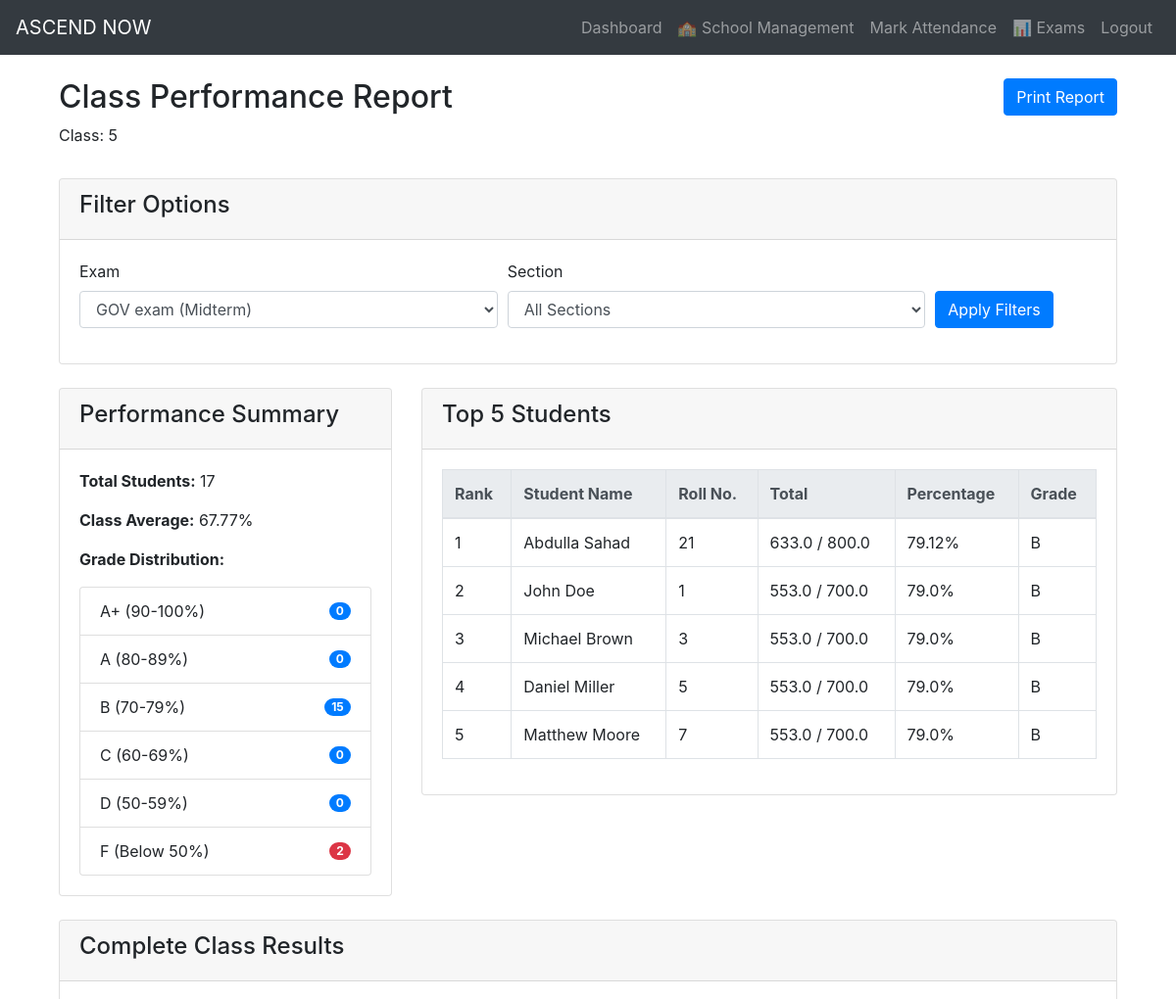
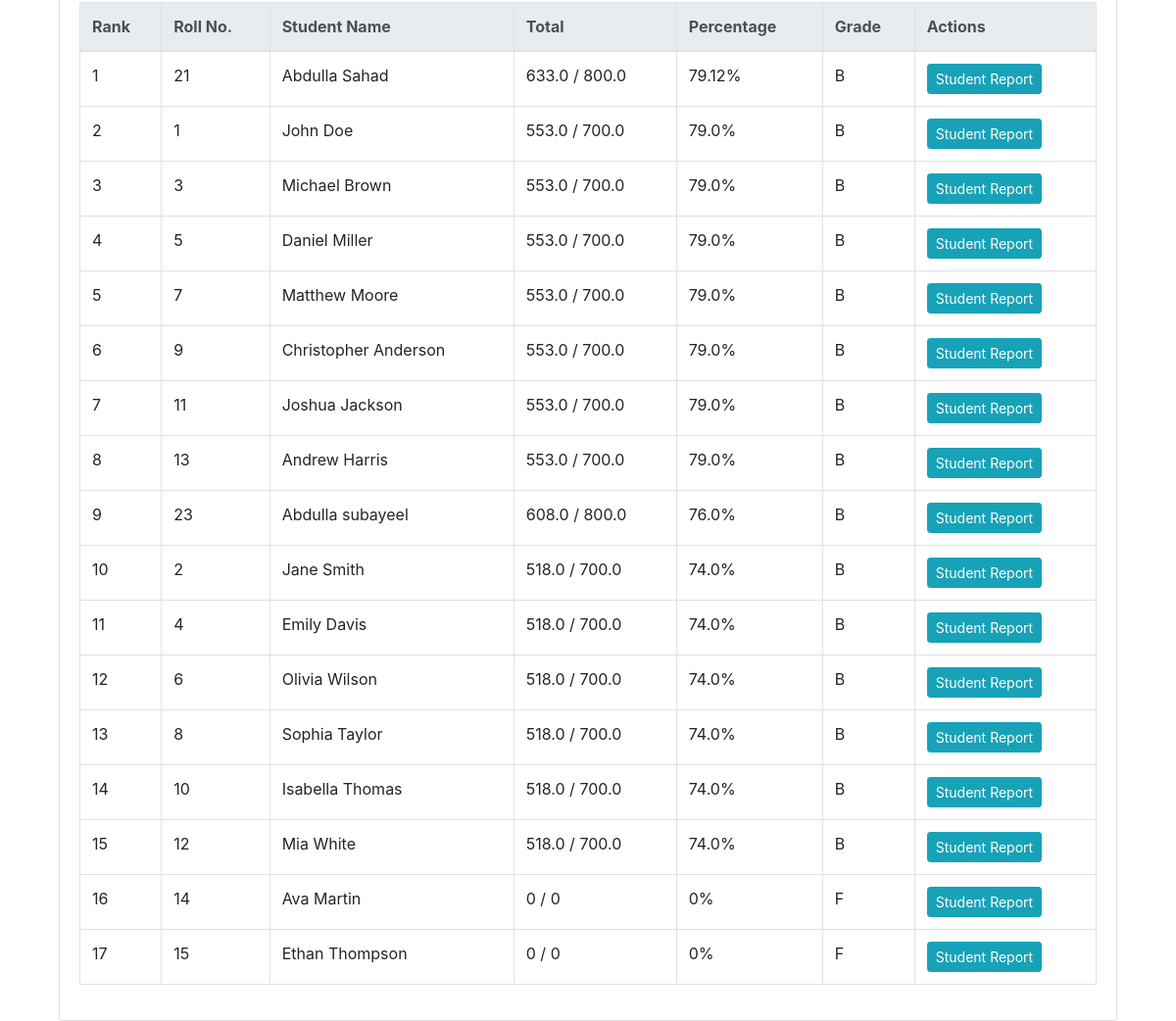
Screenshot of /marks/class_report/1?exam_id=1 (signed in) with the database file from the repository (2 pictures, top to bottom).
### dashboard/models.py (models this page shows)
class Class(db.Model):
    id = db.Column(db.Integer, primary_key=True)
    school_id = db.Column(db.Integer, db.ForeignKey('school.id'), nullable=False)
    class_name = db.Column(db.String(10), nullable=False)
    sections = db.relationship('Section', backref='class', lazy=True)
    subjects = db.relationship('Subject', backref='class', lazy=True)
    exams = db.relationship('Exam', backref='class', lazy=True)
    students = db.relationship('Student', backref='class', lazy=True)

class Student(db.Model):
    id = db.Column(db.Integer, primary_key=True)
    school_id = db.Column(db.Integer, db.ForeignKey('school.id'), nullable=False)
    class_id = db.Column(db.Integer, db.ForeignKey('class.id'), nullable=False)
    section_id = db.Column(db.Integer, db.ForeignKey('section.id'), nullable=False)
    first_name = db.Column(db.String(100), nullable=False)
    last_name = db.Column(db.String(100), nullable=False)
    dob = db.Column(db.Date, nullable=False)
    gender = db.Column(db.Enum('Male', 'Female', 'Other', name="gender_types"), nullable=False)
    admission_number = db.Column(db.String(50), unique=True, nullable=False)
    roll_number = db.Column(db.String(50), nullable=False)
    parent_contact = db.Column(db.String(20), nullable=False)
    attendance = db.relationship('Attendance', backref='student', lazy=True)
    marks = db.relationship('Mark', backref='student', lazy=True)
    parents = db.relationship('Parent', backref='student', lazy=True)
    @property
    def full_name(self):
        return f"{self.first_name} {self.last_name}"
    def calculate_total_marks(self, exam_id=None):
        query = Mark.query.filter_by(student_id=self.id)
        if exam_id:
            query = query.filter_by(exam_id=exam_id)
        marks = query.all()
        total_obtained = sum(mark.marks_obtained for mark in marks)
        total_possible = sum(mark.total_marks for mark in marks)
        if total_possible == 0:
            return 0, 0, 0
        percentage = (total_obtained / total_possible) * 100
        return total_obtained, total_possible, round(percentage, 2)

### dashboard/views.py (the view)
@app.route('/marks/class_report/<int:class_id>', methods=['GET'])
@login_required
def class_marks_report(class_id):
    class_obj = Class.query.get_or_404(class_id)
    exams = Exam.query.filter_by(class_id=class_id).all()
    sections = Section.query.filter_by(class_id=class_id).all()
    selected_exam = request.args.get('exam_id', type=int)
    selected_section = request.args.get('section_id', type=int)
    if selected_section:
        students = Student.query.filter_by(section_id=selected_section).all()
    else:
        students = Student.query.filter_by(class_id=class_id).all()
    results = []
    if selected_exam:
        exam = Exam.query.get(selected_exam)
        subjects = Subject.query.filter_by(class_id=class_id).all()
        for student in students:
            total_obtained, total_possible, percentage = student.calculate_total_marks(selected_exam)
            results.append({
                'student': student,
                'total_obtained': total_obtained,
                'total_possible': total_possible,
                'percentage': percentage,
                'grade': Mark.calculate_grade(percentage)
            })
        results.sort(key=lambda x: x['percentage'], reverse=True)
        if results:
            class_average = sum(r['percentage'] for r in results) / len(results)
        else:
            class_average = 0
    else:
        exam = None
        subjects = []
        class_average = 0
    return render_template('exams/class_report.html',
                          class_obj=class_obj,
                          exams=exams,
                          sections=sections,
                          selected_exam=selected_exam,
                          selected_section=selected_section,
                          subjects=subjects,
                          results=results,
                          class_average=class_average)

### dashboard/__init__.py (called while the page is built)
@login_manager.user_loader
def load_user(user_id):
    user = User.query.get(int(user_id))
    return user

### dashboard/models.py (called while the page is built)
    @property
    def is_authenticated(self):
        return True

    @staticmethod
    def calculate_grade(percentage):
        if percentage >= 90:
            return 'A+'
        elif percentage >= 80:
            return 'A'
        elif percentage >= 70:
            return 'B'
        elif percentage >= 60:
            return 'C'
        elif percentage >= 50:
            return 'D'
        else:
            return 'F'

### dashboard/templates/exams/class_report.html (shortened to what this page needs)
{% extends "base.html" %}
{% block content %}
<div class="container-fluid">
    <div class="row mb-3">
        <div class="col-md-6">
            <h2>Class Performance Report</h2>
            <p>Class: {{ class_obj.class_name }}</p>
        </div>
        <div class="col-md-6 text-right">
            <button class="btn btn-primary" onclick="window.print()">
                 Print Report
            </button>
        </div>
    </div>
    <div class="card mb-4">
        <div class="card-header">
            <h4>Filter Options</h4>
        </div>
        <div class="card-body">
            <form method="GET" action="{{ url_for('class_marks_report', class_id=class_obj.id) }}" id="filter-form">
                <div class="form-row">
                    <div class="form-group col-md-5">
                        <label for="exam_id">Exam</label>
                        <select class="form-control" id="exam_id" name="exam_id" required>
                            {% for exam_item in exams %}
                                <option value="{{ exam_item.id }}" {% if selected_exam == exam_item.id %}selected{% endif %}>
                                    {{ exam_item.name }} ({{ exam_item.exam_type }})
                                </option>
                            {% endfor %}
                        </select>
                    </div>
                    <div class="form-group col-md-5">
                        <label for="section_id">Section</label>
                        <select class="form-control" id="section_id" name="section_id">
                            <option value="">All Sections</option>
                        </select>
                    </div>
                    <div class="form-group col-md-2 d-flex align-items-end">
                        <button type="submit" class="btn btn-primary">Apply Filters</button>
                    </div>
                </div>
            </form>
        </div>
    </div>
    {% if selected_exam %}
    <div class="row">
        <div class="col-md-4">
            <div class="card mb-4">
                <div class="card-header">
                    <h4>Performance Summary</h4>
                </div>
                <div class="card-body">
                    <p><strong>Total Students:</strong> {{ results|length }}</p>
                    <p><strong>Class Average:</strong> {{ "%.2f"|format(class_average) }}%</p>
                    {% set a_plus = results|selectattr('percentage', 'ge', 90)|list|length %}
                    {% set a = results|selectattr('percentage', 'ge', 80)|selectattr('percentage', 'lt', 90)|list|length %}
                    {% set b = results|selectattr('percentage', 'ge', 70)|selectattr('percentage', 'lt', 80)|list|length %}
                    {% set c = results|selectattr('percentage', 'ge', 60)|selectattr('percentage', 'lt', 70)|list|length %}
                    {% set d = results|selectattr('percentage', 'ge', 50)|selectattr('percentage', 'lt', 60)|list|length %}
                    {% set f = results|selectattr('percentage', 'lt', 50)|list|length %}
                    <p><strong>Grade Distribution:</strong></p>
                    <ul class="list-group">
                        <li class="list-group-item d-flex justify-content-between align-items-center">
                            A+ (90-100%)
                            <span class="badge badge-primary badge-pill">{{ a_plus }}</span>
                        </li>
                        <li class="list-group-item d-flex justify-content-between align-items-center">
                            A (80-89%)
                            <span class="badge badge-primary badge-pill">{{ a }}</span>
                        </li>
                        <li class="list-group-item d-flex justify-content-between align-items-center">
                            B (70-79%)
                            <span class="badge badge-primary badge-pill">{{ b }}</span>
                        </li>
                        <li class="list-group-item d-flex justify-content-between align-items-center">
                            C (60-69%)
                            <span class="badge badge-primary badge-pill">{{ c }}</span>
                        </li>
                        <li class="list-group-item d-flex justify-content-between align-items-center">
                            D (50-59%)
                            <span class="badge badge-primary badge-pill">{{ d }}</span>
                        </li>
                        <li class="list-group-item d-flex justify-content-between align-items-center">
                            F (Below 50%)
                            <span class="badge badge-danger badge-pill">{{ f }}</span>
                        </li>
                    </ul>
                </div>
            </div>
        </div>
        <div class="col-md-8">
            <div class="card mb-4">
                <div class="card-header">
                    <h4>Top 5 Students</h4>
                </div>
                <div class="card-body">
                    <div class="table-responsive">
                        <table class="table table-bordered">
                            <thead class="thead-light">
                                <tr>
                                    <th>Rank</th>
                                    <th>Student Name</th>
                                    <th>Roll No.</th>
                                    <th>Total</th>
                                    <th>Percentage</th>
                                    <th>Grade</th>
                                </tr>
                            </thead>
                            <tbody>
                                {% for result in results[:5] %}
                                <tr>
                                    <td>{{ loop.index }}</td>
                                    <td>{{ result.student.full_name }}</td>
                                    <td>{{ result.student.roll_number }}</td>
                                    <td>{{ result.total_obtained }} / {{ result.total_possible }}</td>
                                    <td>{{ result.percentage }}%</td>
                                    <td>{{ result.grade }}</td>
                                </tr>
                                {% endfor %}
                            </tbody>
                        </table>
                    </div>
                </div>
            </div>
        </div>
    </div>
    <div class="card">
        <div class="card-header">
            <h4>Complete Class Results</h4>
        </div>
        <div class="card-body">
            <div class="table-responsive">
                <table class="table table-bordered table-hover">
                    <thead class="thead-light">
                        <tr>
                            <th>Rank</th>
                            <th>Roll No.</th>
                            <th>Student Name</th>
                            <th>Total</th>
                            <th>Percentage</th>
                            <th>Grade</th>
                            <th>Actions</th>
                        </tr>
                    </thead>
                    <tbody>
                        {% for result in results %}
                        <tr>
                            <td>{{ loop.index }}</td>
                            <td>{{ result.student.roll_number }}</td>
                            <td>{{ result.student.full_name }}</td>
                            <td>{{ result.total_obtained }} / {{ result.total_possible }}</td>
                            <td>{{ result.percentage }}%</td>
                            <td>{{ result.grade }}</td>
                            <td>
                                <a href="{{ url_for('student_marks_report', student_id=result.student.id) }}" class="btn btn-sm btn-info">
                                     Student Report
                                </a>
                            </td>
                        </tr>
                        {% endfor %}
                    </tbody>
                </table>
            </div>
        </div>
    </div>
    {% else %}
    <div class="alert alert-info">
        Please select an exam to view class performance report.
    </div>
    {% endif %}
</div>
{% endblock %}

### rows the page displays
Class: class_name "5"
Student: student.full_name "Abdulla Sahad", student.roll_number "21", student.roll_number "21", student.full_name "Abdulla Sahad"
Student: student.full_name "John Doe", student.roll_number "1", student.roll_number "1", student.full_name "John Doe"
Student: student.full_name "Michael Brown", student.roll_number "3", student.roll_number "3", student.full_name "Michael Brown"
Student: student.full_name "Daniel Miller", student.roll_number "5", student.roll_number "5", student.full_name "Daniel Miller"
Student: student.full_name "Matthew Moore", student.roll_number "7", student.roll_number "7", student.full_name "Matthew Moore"
Student: student.roll_number "9", student.full_name "Christopher Anderson"
Student: student.roll_number "11", student.full_name "Joshua Jackson"
Student: student.roll_number "13", student.full_name "Andrew Harris"
Student: student.roll_number "23", student.full_name "Abdulla subayeel"
Student: student.roll_number "2", student.full_name "Jane Smith"
Student: student.roll_number "4", student.full_name "Emily Davis"
Student: student.roll_number "6", student.full_name "Olivia Wilson"
Student: student.roll_number "8", student.full_name "Sophia Taylor"
Student: student.roll_number "10", student.full_name "Isabella Thomas"
Student: student.roll_number "12", student.full_name "Mia White"
Student: student.roll_number "14", student.full_name "Ava Martin"
Student: student.roll_number "15", student.full_name "Ethan Thompson"

### other values shown
{{ results|length }} "17"
{{ "%.2f"|format(class_average) }} "67.77"
{{ a_plus }} "0"
{{ a }} "0"
{{ b }} "15"
{{ c }} "0"
{{ d }} "0"
{{ f }} "2"
{{ result.total_obtained }} "633.0" "553.0" "553.0" "553.0" "553.0"
{{ result.total_possible }} "800.0" "700.0" "700.0" "700.0" "700.0"
{{ result.percentage }} "79.12" "79.0" "79.0" "79.0" "79.0"
{{ result.grade }} "B" "B" "B" "B" "B"
{{ result.total_obtained }} "633.0" "553.0" "553.0" "553.0" "553.0" "553.0" "553.0" "553.0" "608.0" "518.0" "518.0" "518.0" "518.0" "518.0" "518.0" "0" "0"
{{ result.total_possible }} "800.0" "700.0" "700.0" "700.0" "700.0" "700.0" "700.0" "700.0" "800.0" "700.0" "700.0" "700.0" "700.0" "700.0" "700.0" "0" "0"
{{ result.percentage }} "79.12" "79.0" "79.0" "79.0" "79.0" "79.0" "79.0" "79.0" "76.0" "74.0" "74.0" "74.0" "74.0" "74.0" "74.0" "0" "0"
